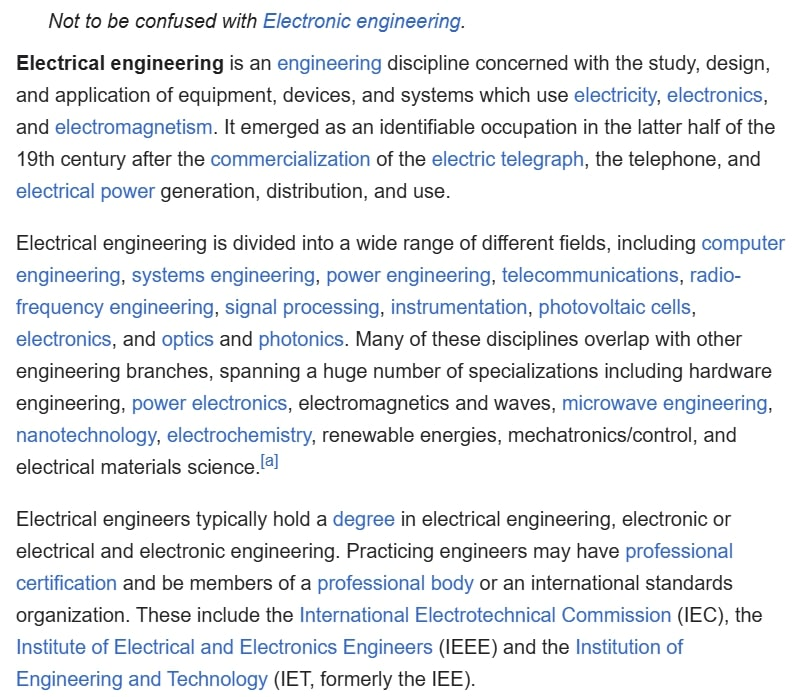
#> input picture try.jpg, 806 x 697 px
$ jupyter execute img_to_text.ipynb
#> lines starting #> are read from the running program, lines starting #| are printed output that depends on the picture; after the words box and inside, x2 and y2 are one past the last pixel; in counts of white or black regions, pixels touching at a corner belong together
#> in main, frame is the input picture: shape (697, 806, 3); mean B, G, R 237.4, 235.3, 233.2
[cell 1]
import cv2
import pytesseract
from docx import Document

[cell 2]
def preprocess_image(image):
    gray = cv2.cvtColor(image, cv2.COLOR_BGR2GRAY)
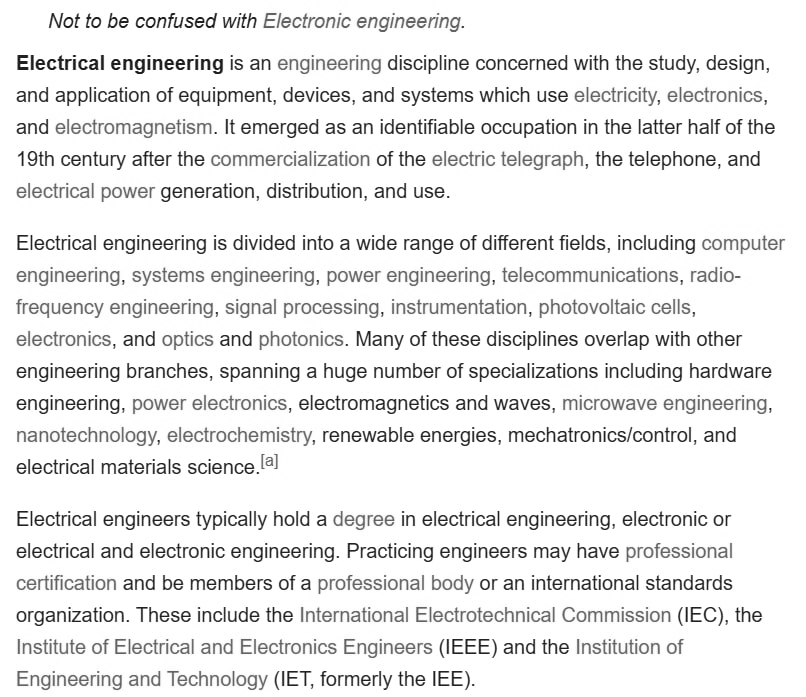
#> gray: shape (697, 806); min 0, max 255, mean 234.9
    _, thresh = cv2.threshold(gray, 0, 255, cv2.THRESH_BINARY + cv2.THRESH_OTSU)
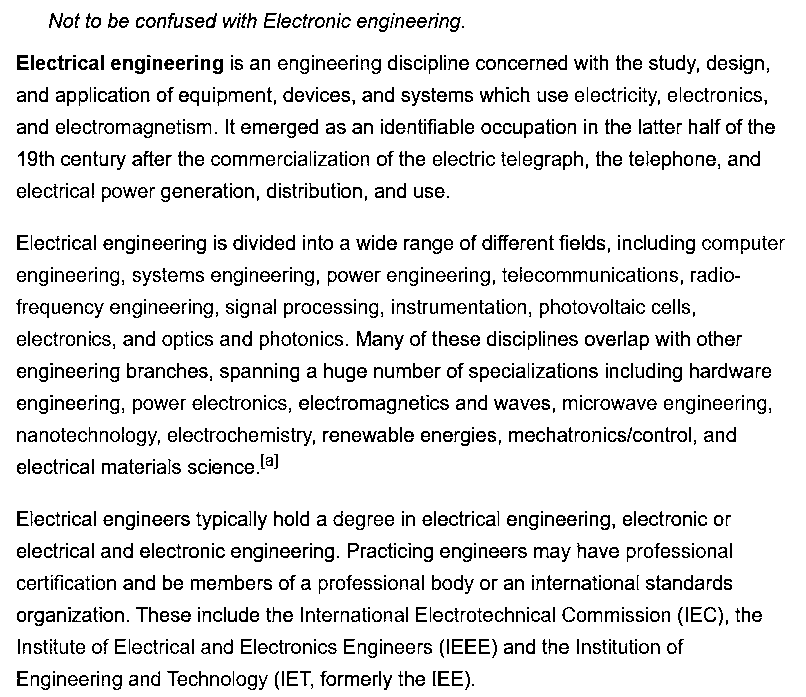
#> thresh: shape (697, 806); 88.8% white; black in thin lines or dots
    kernel = cv2.getStructuringElement(cv2.MORPH_RECT, (3, 3))
    opening = cv2.morphologyEx(thresh, cv2.MORPH_OPEN, kernel, iterations=1)
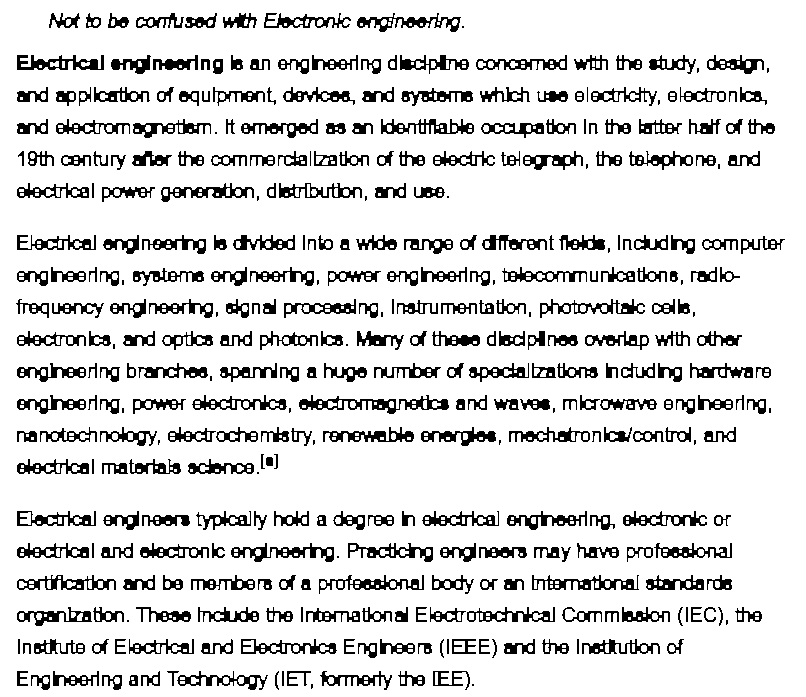
#> opening: shape (697, 806); 85.9% white; 362 black regions (38 under 20 px), largest, box (x1, y1, x2, y2) and area: (299, 395, 449, 414) 1046, (231, 543, 334, 562) 752, (357, 13, 461, 32) 712
    eroded = cv2.erode(opening, kernel, iterations=1)
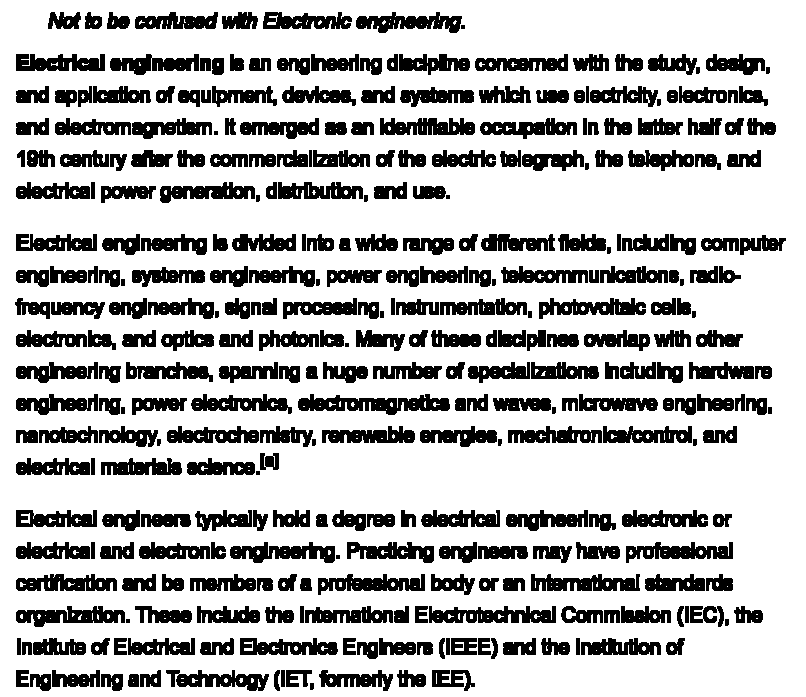
#> eroded: shape (697, 806); 74.3% white; 323 black regions (7 under 20 px), largest, box (x1, y1, x2, y2) and area: (298, 394, 450, 415) 1792, (429, 606, 556, 623) 1457, (16, 606, 125, 627) 1306
    preprocessed = cv2.GaussianBlur(eroded, (5, 5), 0)
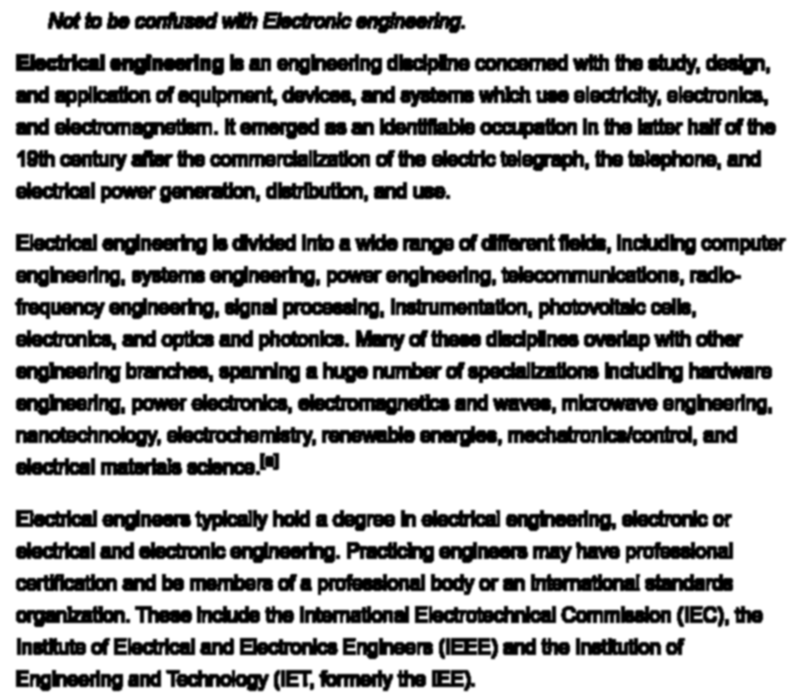
#> preprocessed: shape (697, 806); min 0, max 255, mean 189.6
    return preprocessed

[cell 3]
def ocr(image):
    text = pytesseract.image_to_string(image, config='--psm 1')  # Adjust PSM value as needed
    return text

[cell 4]
def save_to_doc(text, output_file):
    doc = Document()
    doc.add_paragraph(text)
    doc.save(output_file)

[cell 5]
def main():
    image_path = "try.jpg"  # Adjust this path accordingly
    frame = cv2.imread(image_path)
    if frame is None:
        print(f"Failed to read image at path: {image_path}")
        return

    preprocessed_image = preprocess_image(frame)
    recognized_text = ocr(preprocessed_image)
    output_file = "output.docx"
    save_to_doc(recognized_text, output_file)
    print(f"Text saved to {output_file}")

if __name__ == "__main__":
    main()
#> (the call stopped at in ocr, `text = pytesseract.image_to_string(image, config='--psm 1')`: pytesseract is not available in this run)
